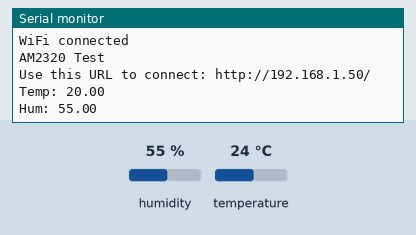
Bench run of a sketch on a simulated ESP8266 (NodeMCU). Shown: the last lines printed to the serial monitor. The test bench sets the inputs (shaded band); at power-on: humidity 55 %, temperature 24 °C. WiFi joins after 1.5 s; servers stay silent unless stated; storage starts empty.

Above: at 2.7 s.
2.8 s: humidity set to 22 %
At 5.0 s:
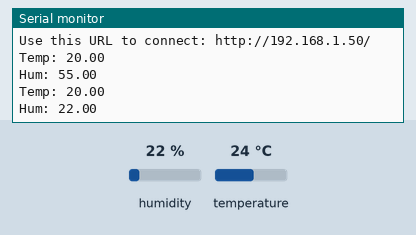
5.5 s: temperature set to 12 °C
At 6.8 s:
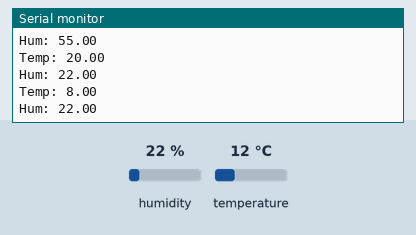
8.2 s: humidity set to 40 %
At 10.4 s:
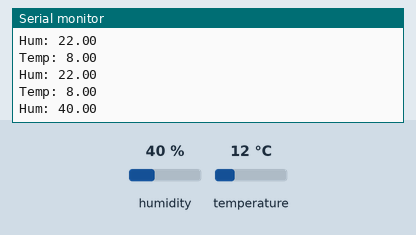
Timing chart, 0 to 11.9 s (numbered marks = the images above; inputs shaded):
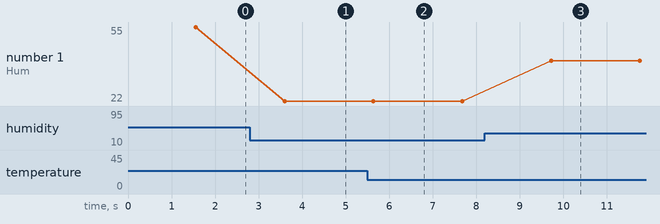

Measured:
- after the input at 2.8 s, the serial monitor: prints a new line after 0.80 s (image 1)
- after the input at 5.5 s, the serial monitor: prints a new line after 0.14 s (image 2)
- after the input at 8.2 s, the serial monitor: prints a new line after 1.5 s (image 3)
- plotted number 1: 55 → 22 after the input at 2.8 s, 22 → 40 after the input at 8.2 s

The sketch:

AM2320_Wifi.ino
```cpp
// Feven Kitsune
// 11/16/2019

#include <ESP8266WiFi.h>
#include <ESPAsyncTCP.h>
#include <ESPAsyncWebServer.h>
#include <FS.h>

#include "Adafruit_Sensor.h"
#include "Adafruit_AM2320.h"


// WiFi Settings
const char* ssid = "Domus";
const char* password = "vojnuvmestec22";

// Sensor data storage
float temperature;
const float temperature_offset = -4.0; // was -4.0
float humidity;
unsigned long last_refresh;

// WiFiServer Object
AsyncWebServer server(80);

// AM2320 Object
Adafruit_AM2320 am2320 = Adafruit_AM2320();
/*
String getHumidity() {
  Serial.println(humidity);
  return String(humidity);
}

String getTemperature() {
  Serial.println(temperature);
  return String(temperature);
}

String processor(const String& var) {
  return "OK";
}*/

void setup() {
  Serial.begin(9600);
  Serial.println("Room Weather Station");
  while (!Serial) {
    delay(10); // hang out until serial port opens
  }
  Serial.println("Adafruit AM2320 Basic Test");
  am2320.begin();
  // Check if SPIFFS FileSystem is enabled...
  if(!SPIFFS.begin()){
    Serial.println("An Error has occurred while mounting SPIFFS");
    return;
  }

  // Connect to WiFi
  am2320.begin();
  Serial.print("Connecting to WiFi");
  WiFi.begin(ssid, password);

  // Wait for connection to finish...
  while (WiFi.status() != WL_CONNECTED) {
    delay(500);
    Serial.print(".");
  }
  Serial.println("\nWiFi connected");

  Serial.println("AM2320 Test");
  if (!am2320.begin()) {
    Serial.println("Couldn't find AM2320 sensor!");
    while (1);
  }

  // Print the IP address
  Serial.print("Use this URL to connect: http://");
  Serial.print(WiFi.localIP());
  Serial.println("/");
}

void loop() {

  temperature =am2320.readTemperature();
  temperature = temperature + temperature_offset;
  Serial.print("Temp: "); Serial.println(temperature);
  Serial.print("Hum: "); Serial.println(am2320.readHumidity());

  delay(2000);
}
```
